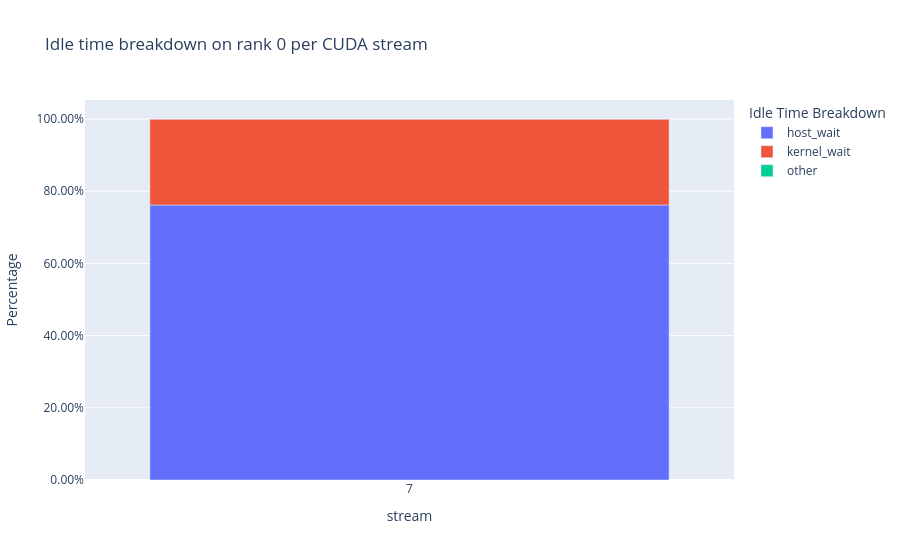

The notebook cell saved with this chart:
### Code cell
# Idle time breakdown
analyzer.get_idle_time_breakdown()

### Figure 1 — Plotly figure (JSON) as saved in the notebook; plotly's stock layout.template omitted (floating-point values rounded to 4 significant figures)
{"data": [{"customdata": [[1266000.0]], "hovertemplate": "idle_category=host_wait<br>stream=%{x}<br>idle_time_ratio=%{y}<br>idle_time=%{customdata[0]}<extra></extra>", "legendgroup": "host_wait", "marker": {"color": "#636efa", "pattern": {"shape": ""}}, "name": "host_wait", "orientation": "v", "showlegend": true, "textposition": "auto", "type": "bar", "x": ["7"], "xaxis": "x", "y": [0.7618], "yaxis": "y"}, {"customdata": [[395700.0]], "hovertemplate": "idle_category=kernel_wait<br>stream=%{x}<br>idle_time_ratio=%{y}<br>idle_time=%{customdata[0]}<extra></extra>", "legendgroup": "kernel_wait", "marker": {"color": "#EF553B", "pattern": {"shape": ""}}, "name": "kernel_wait", "orientation": "v", "showlegend": true, "textposition": "auto", "type": "bar", "x": ["7"], "xaxis": "x", "y": [0.2381], "yaxis": "y"}, {"customdata": [[68.0]], "hovertemplate": "idle_category=other<br>stream=%{x}<br>idle_time_ratio=%{y}<br>idle_time=%{customdata[0]}<extra></extra>", "legendgroup": "other", "marker": {"color": "#00cc96", "pattern": {"shape": ""}}, "name": "other", "orientation": "v", "showlegend": true, "textposition": "auto", "type": "bar", "x": ["7"], "xaxis": "x", "y": [4.092e-05], "yaxis": "y"}], "layout": {"barmode": "relative", "legend": {"title": {"text": "Idle Time Breakdown"}, "tracegroupgap": 0}, "title": {"text": "Idle time breakdown on rank 0 per CUDA stream"}, "xaxis": {"anchor": "y", "domain": [0, 1], "title": {"text": "stream"}}, "yaxis": {"anchor": "x", "domain": [0, 1], "tickformat": ".2%", "title": {"text": "Percentage"}}}}
